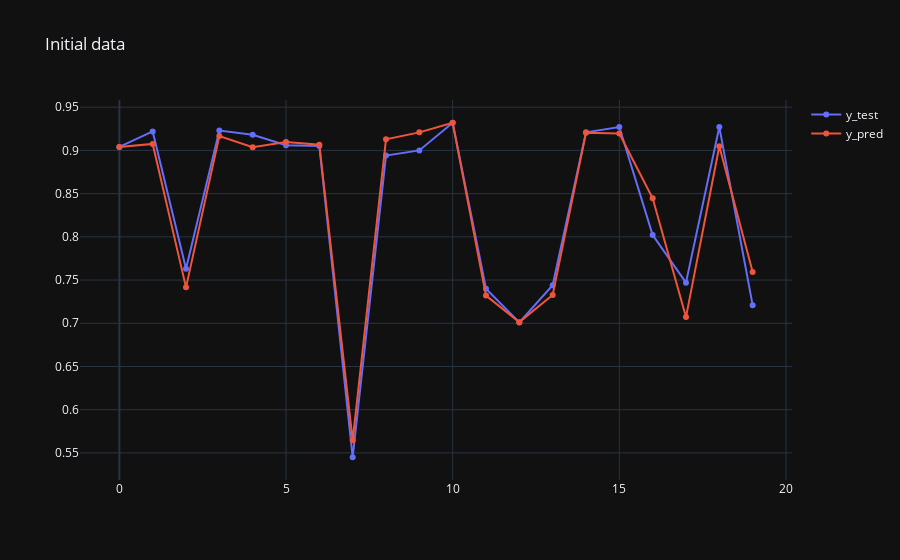

Notebook code cell kept with this figure:
### Code cell
pred_plot(y, y_pred_2, "Initial data")

### Figure 1 — Plotly figure (JSON) as saved in the notebook; plotly's stock layout.template omitted (floating-point values rounded to 4 significant figures)
{"data": [{"mode": "lines+markers", "name": "y_test", "x": [0, 1, 2, 3, 4, 5, 6, 7, 8, 9, 10, 11, 12, 13, 14, 15, 16, 17, 18, 19], "y": [0.904, 0.922, 0.763, 0.923, 0.918, 0.906, 0.905, 0.545, 0.894, 0.9, 0.932, 0.74, 0.701, 0.744, 0.921, 0.927, 0.802, 0.747, 0.927, 0.721], "type": "scatter", "xaxis": "x", "yaxis": "y"}, {"mode": "lines+markers", "name": "y_pred", "x": [0, 1, 2, 3, 4, 5, 6, 7, 8, 9, 10, 11, 12, 13, 14, 15, 16, 17, 18, 19], "y": [0.9038, 0.9075, 0.7416, 0.9167, 0.9037, 0.9097, 0.9067, 0.5645, 0.9128, 0.9209, 0.932, 0.732, 0.7013, 0.7327, 0.9204, 0.9195, 0.8446, 0.7071, 0.9048, 0.7595], "type": "scatter", "xaxis": "x", "yaxis": "y"}], "layout": {"xaxis": {"anchor": "y", "domain": [0.0, 1.0]}, "yaxis": {"anchor": "x", "domain": [0.0, 1.0]}, "title": {"text": "Initial data"}}}
